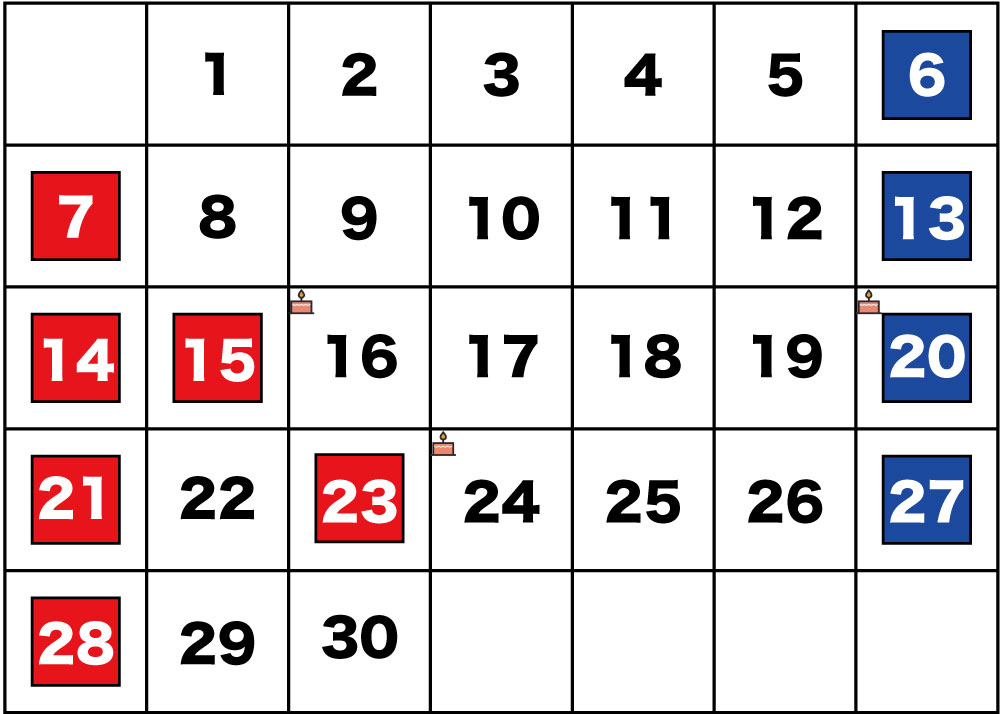
//> input picture src/15/calendar.jpg, 1000 x 714 px
$ ./05   (built with g++ and OpenCV 4)
//> lines starting //> are read from the running program, lines starting //| are printed output that depends on the picture; after the words box and inside, x2 and y2 are one past the last pixel; in counts of white or black regions, pixels touching at a corner belong together
#include <iostream>
#include <opencv2/opencv.hpp>

#define FILE_NAME_INPUT "calendar.jpg"
#define FILE_NAME_TPL "cake.jpg"

using Contour = std::vector<cv::Point>;

int infer_num_of_holiday(const cv::Mat img_input)
{
  auto color_white = cv::Vec3b(255, 255, 255);
  auto is_sunday = [&](cv::Vec3b &pixel) -> bool {
    auto [b, g, r] = std::make_tuple(pixel[0], pixel[1], pixel[2]);
    return (r >= 130 && b <= 50 && g <= 100);
  };

  auto temp_sunday_only = img_input.clone();
  temp_sunday_only.forEach<cv::Vec3b>(
      [&](cv::Vec3b &pixel, const int *position) -> void { pixel = is_sunday(pixel) ? pixel : color_white; });

  auto temp_sunday_only_bin = cv::Mat(img_input.size(), CV_8UC1);
  cv::cvtColor(temp_sunday_only, temp_sunday_only_bin, cv::COLOR_BGR2GRAY);
  cv::threshold(temp_sunday_only_bin, temp_sunday_only_bin, 100, 255, cv::THRESH_BINARY);

  auto contours = std::vector<Contour>();
  {
    auto temp_sunday_only_bin_ = temp_sunday_only_bin.clone();
    cv::findContours(temp_sunday_only_bin_, contours, cv::RETR_LIST, cv::CHAIN_APPROX_NONE);
  }

  auto contours_filtered = std::vector<Contour>();
  {
    auto pred = [&](const Contour &contour) -> bool {
      auto rect = cv::boundingRect(contour);
      auto area = rect.area();
      return (7000 <= area && area <= 8000);
    };
    std::copy_if(contours.begin(), contours.end(), std::back_inserter(contours_filtered), pred);
  }

  return static_cast<int>(contours_filtered.size());
}

int main(int argc, const char *argv[])
{
  auto img_input = cv::imread(FILE_NAME_INPUT);
//> img_input is the input picture: 714 rows x 1000 cols, CV_8UC3; mean B, G, R 214.4, 211.3, 220.1
  auto img_tpl = cv::imread(FILE_NAME_TPL);
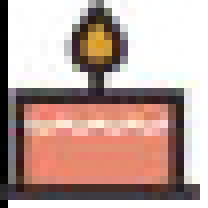
//> input picture src/15/cake.jpg, 26 x 26 px (shown 8 times larger)
//> img_tpl is the input picture: 26 rows x 26 cols, CV_8UC3; mean B, G, R 156.2, 163.4, 189.8
  if (img_input.empty() || img_tpl.empty())
  {
    fprintf(stderr, "画像の読み込みに失敗しました\n");
    return -1;
  }

  std::cout << "日曜日・祝日は" << infer_num_of_holiday(img_input) << "日間です" << std::endl;
//> in infer_num_of_holiday, `temp_sunday_only.forEach<cv::Vec3b>( [&](cv::Vec3b &pixel, const int *..`:
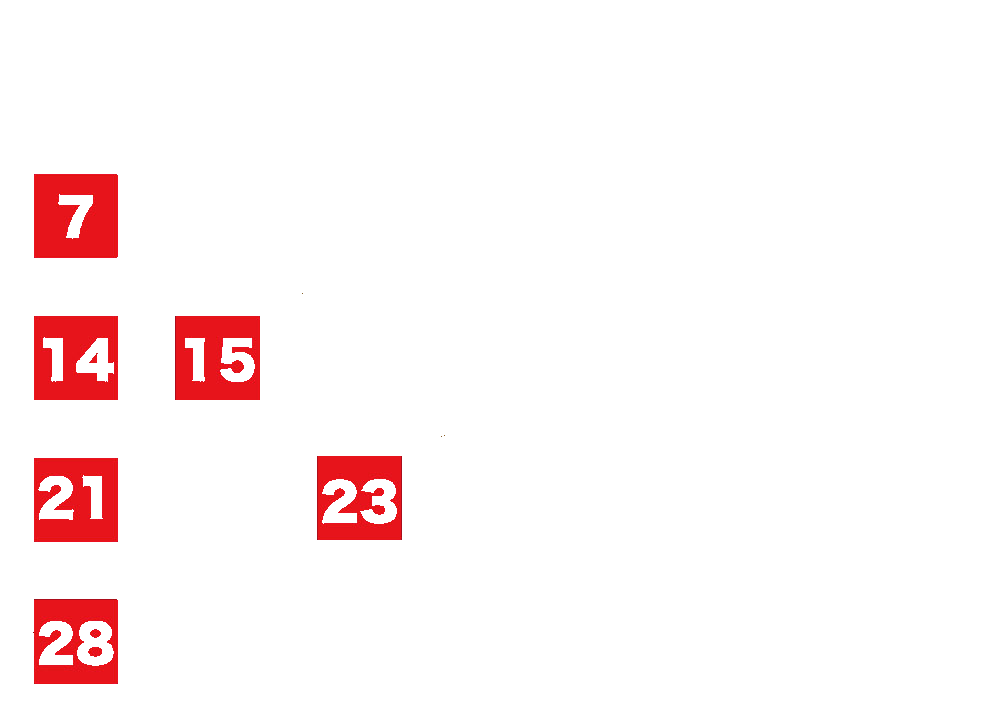
//> temp_sunday_only: 714 rows x 1000 cols, CV_8UC3; mean B, G, R 244.5, 244.1, 253.9
//> in infer_num_of_holiday, `cv::cvtColor(temp_sunday_only, temp_sunday_only_bin, cv::COLOR_BGR2GRA..`:
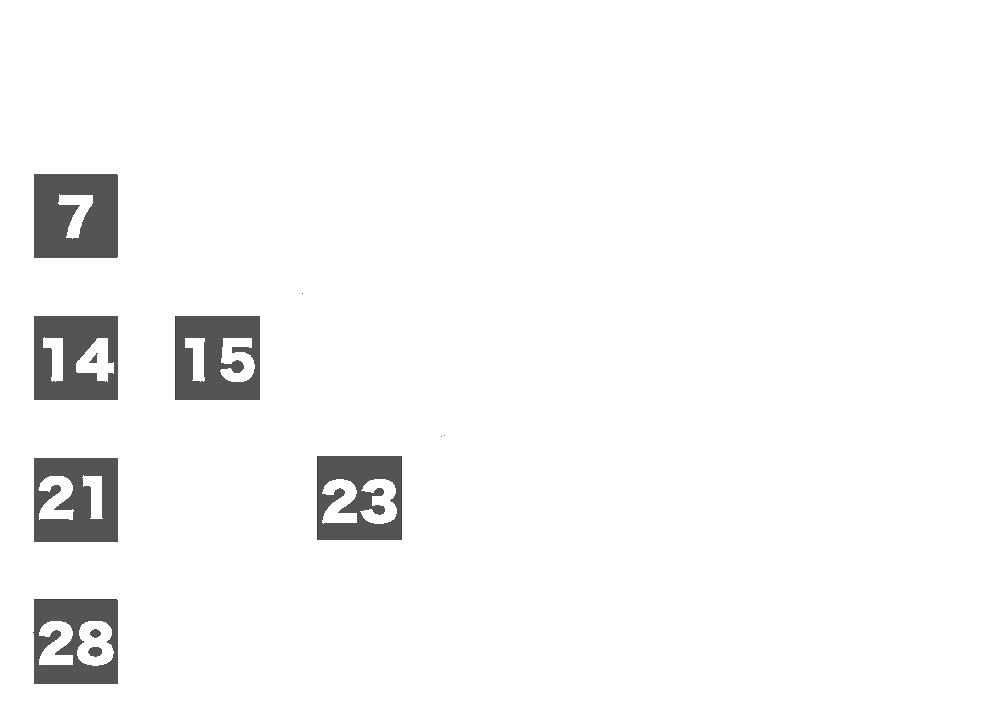
//> temp_sunday_only_bin: 714 rows x 1000 cols, CV_8UC1; min 45, max 255, mean 247.1
//> in infer_num_of_holiday, `cv::threshold(temp_sunday_only_bin, temp_sunday_only_bin, 100, 255, cv..`:
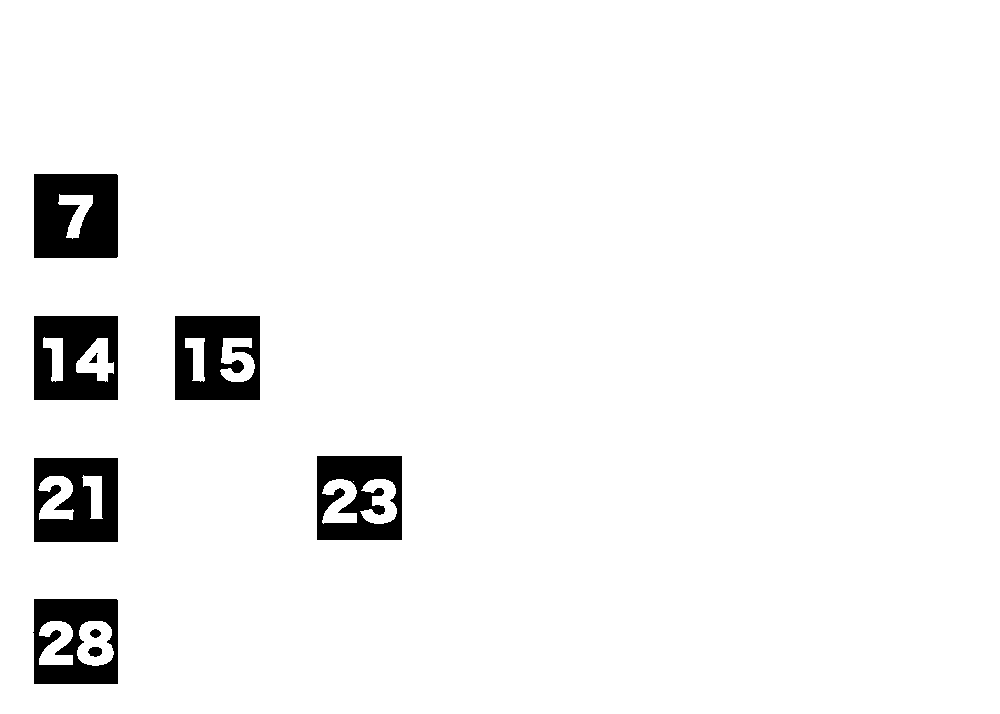
//> temp_sunday_only_bin: 714 rows x 1000 cols, CV_8UC1; 95.4% white; 9 black regions
//> in infer_num_of_holiday, `cv::findContours(temp_sunday_only_bin_, contours, cv::RETR_LIST, cv::C..`: contours = 22 contours, 1 with area under 20; largest, box (x1, y1, x2, y2) and area: (0, 0, 1000, 714) 712287, (316, 455, 403, 541) 7308, (174, 315, 261, 401) 7308, (32, 598, 119, 685) 7308, (33, 457, 119, 543) 7223
//> in infer_num_of_holiday, `std::copy_if(contours.begin(), contours.end(), std::back_inserter(cont..`: contours_filtered = 6 contours; box (x1, y1, x2, y2) and area: (316, 455, 403, 541) 7308, (174, 315, 261, 401) 7308, (32, 598, 119, 685) 7308, (33, 457, 119, 543) 7223, (33, 315, 119, 401) 7223, (33, 173, 119, 259) 7220
//| 日曜日・祝日は6日間です

  return 0;
}
